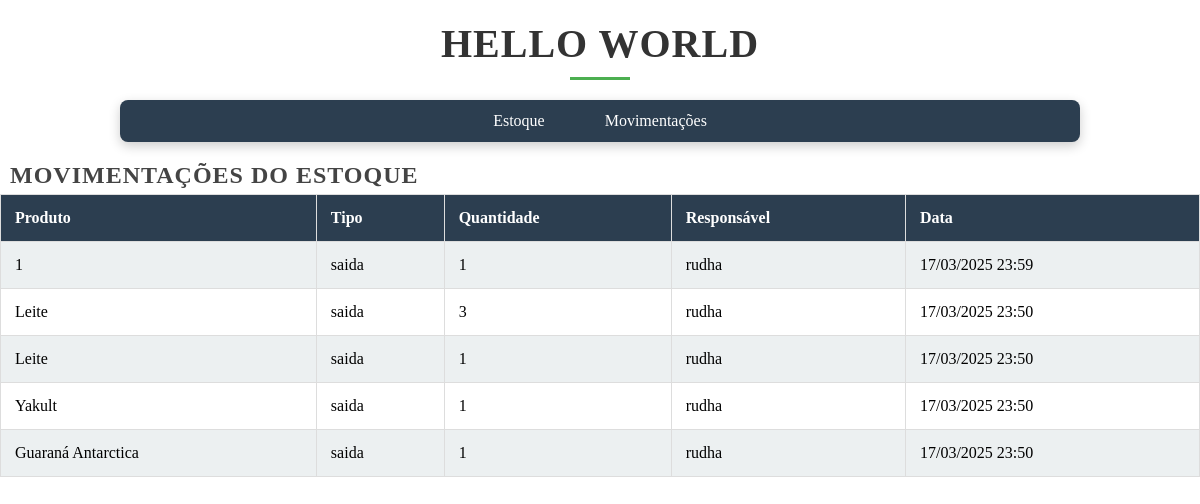
Page /movimentacoes/ on the committed database.
### inventario/models.py (models this page shows, shortened)
class MovimentacaoEstoque(models.Model):
    TIPO_CHOICES = [
        ('entrada', 'Entrada'),
        ('saida', 'Saída')
    ]
    produto = models.ForeignKey(Produto, on_delete=models.SET_NULL, null=True, blank=True)
    nome_produto = models.CharField(max_length=255, blank=True, null=True) # save para movimentações
    tipo = models.CharField(max_length=7, choices=TIPO_CHOICES)
    quantidade = models.PositiveIntegerField()
    motivo = models.TextField(blank=True, null=True)
    responsavel = models.ForeignKey(User, on_delete=models.SET_NULL, null=True)
    data = models.DateTimeField(auto_now_add=True)
    def save(self, *args, **kwargs):
        if self.produto and not self.nome_produto:
            self.nome_produto = self.produto.nome
        if self.produto and self.tipo == 'saida':
            if self.produto.quantidade < self.quantidade:
                raise ValidationError('Quantidade insuficiente no estoque!')
            self.produto.quantidade -= self.quantidade
            self.produto.save()
        super().save(*args, **kwargs)
        if self.produto and self.produto.quantidade == 0:
            self.produto.delete()

### inventario/views.py (the view)
# urls.py: path('movimentacoes/', movimentacoes_view, name='movimentacoes'),
def movimentacoes_view(request):
    movimentacoes = MovimentacaoEstoque.objects.all().order_by('-data')
    return render(request, 'movimentacoes.html', {'movimentacoes':movimentacoes})

### inventario/templates/movimentacoes.html (shortened to what this page needs)
{% extends "base.html" %}
{% block content %}
    <h2>Movimentações do Estoque</h2>
    <table>
        <tr>
            <th>Produto</th>
            <th>Tipo</th>
            <th>Quantidade</th>
            <th>Responsável</th>
            <th>Data</th>
        </tr>
        {% for movimentacao in movimentacoes %}
        <tr>
            <td>{{ movimentacao.nome_produto }}</td>
            <td>{{ movimentacao.tipo }}</td>
            <td>{{ movimentacao.quantidade }}</td>
            <td>{{ movimentacao.responsavel.username  }}</td>
            <td>{{ movimentacao.data|date:"d/m/Y H:i" }}</td>
        </tr>
        {% endfor %}
    </table>
{% endblock %}

### inventario/static/styles.css (style rules this page uses)
* { margin: 0; padding: 0; box-sizing: border-box; }
h2 { font-size: 1.5rem; font-weight: 600; color: #444; text-align: left; margin: 20px 0 1px 10px; text-transform: uppercase; letter-spacing: 1px; }
table { width: 100%; border-collapse: collapse; margin-top: 5px; }
table th, table td { padding: 14px; border: 1px solid #ddd; text-align: left; }
table th { background-color: #2C3E50; color: white; }
table tr:nth-child(even) { background-color: #ecf0f1; }

### rows in the picture
MovimentacaoEstoque: nome_produto "1", tipo "saida", quantidade "1", responsavel.username "rudha", data "17/03/2025 23:59"
MovimentacaoEstoque: nome_produto "Leite", tipo "saida", quantidade "3", responsavel.username "rudha", data "17/03/2025 23:50"
MovimentacaoEstoque: nome_produto "Leite", tipo "saida", quantidade "1", responsavel.username "rudha", data "17/03/2025 23:50"
MovimentacaoEstoque: nome_produto "Yakult", tipo "saida", quantidade "1", responsavel.username "rudha", data "17/03/2025 23:50"
MovimentacaoEstoque: nome_produto "Guaraná Antarctica", tipo "saida", quantidade "1", responsavel.username "rudha", data "17/03/2025 23:50"
